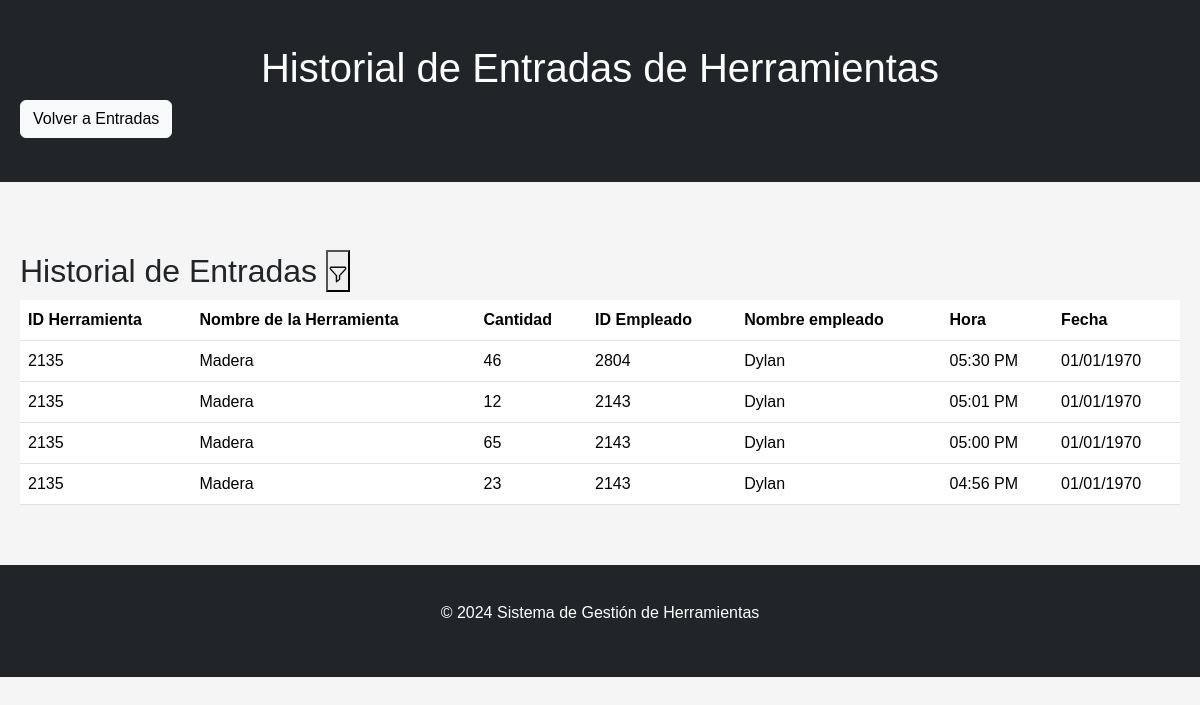
The page /historialEntradaPag.php on the database its author committed.
### tables this page shows
CREATE TABLE `entradas` (
  `Registro` int(11) NOT NULL,
  `IdHerramienta` int(11) NOT NULL,
  `NombreHerramienta` varchar(255) NOT NULL,
  `IdEmpleado` int(11) NOT NULL,
  `NombreEmpleado` varchar(255) NOT NULL,
  `Hora` time NOT NULL,
  `Fecha` date NOT NULL,
  `Cantidad` int(100) NOT NULL
);

CREATE TABLE `herramientas` (
  `Registro` int(11) NOT NULL,
  `IdHerramienta` int(11) NOT NULL,
  `NombreHerramienta` varchar(100) NOT NULL,
  `Cantidad` int(11) NOT NULL
);

### php/historialEntrada.php (the view, shortened to what this page needs)
<?php
include 'conexion.php';
$sql = "SELECT * FROM entradas ORDER BY Fecha DESC, Hora DESC LIMIT 10";
$result = $conn->query($sql);
if ($result) {
if ($result->num_rows > 0) {
    while ($row = $result->fetch_assoc()) {
        echo "<tr>";
        echo "<td>" . $row["IdHerramienta"] . "</td>";
        echo "<td>" . obtenerNombreHerramienta($row["IdHerramienta"], $conn) . "</td>";
        echo "<td>" . $row["Cantidad"] . "</td>";
        echo "<td>" . $row["IdEmpleado"] . "</td>";
        echo "<td>" . $row["NombreEmpleado"] . "</td>";
        echo "<td>" . date("h:i A", strtotime($row["Hora"])) . "</td>";
        echo "<td>" . date("d/m/Y", strtotime($row["Fecha"])) . "</td>";
        echo "</tr>";
    }
} else {
    echo "<tr><td colspan='5'>No se encontraron registros de entrada.</td></tr>";
}
} else {
    echo "<tr><td colspan='5'>Error al obtener los registros de entrada.</td></tr>";
}
function obtenerNombreHerramienta($idHerramienta, $conn) {
    $sql = "SELECT NombreHerramienta FROM herramientas WHERE IdHerramienta = '$idHerramienta'";
    $result = $conn->query($sql);
    if ($result && $result->num_rows > 0) {
        $row = $result->fetch_assoc();
        return $row["NombreHerramienta"];
    } else {
        return "Nombre no encontrado";
    }
}
?>

### historialEntradaPag.php (shortened to what this page needs)
<?php
include 'php/conexion.php';
?>
<!DOCTYPE html>
<html lang="es">
<head>
    <link rel="stylesheet" href="css/bootstrap.min.css">
    <link rel="stylesheet" href="css/styles.css">
</head>
<body>
    <header class="bg-dark text-white py-4">
        <div class="container">
            <h1 class="text-center">Historial de Entradas de Herramientas</h1>
            <a href="entradas.php" class="btn btn-light">Volver a Entradas</a>
        </div>
    </header>
    <main class="mt-4">
        <div class="container">
            <h2 class="mt-4">Historial de Entradas
            <button  onclick="mostrarFormularioFiltro()">
                <img src="sources/iconos/filtro.png" alt="Filtro" style="width: 20px; height: 20px;">
            </button>
            </h2>
            <div class="table-responsive">
                <table class="table">
                    <thead>
                        <tr>
                            <th>ID Herramienta</th>
                            <th>Nombre de la Herramienta</th>
                            <th>Cantidad</th>
                            <th>ID Empleado</th>
                            <th>Nombre empleado</th>
                            <th>Hora</th>
                            <th>Fecha</th>
                        </tr>
                    </thead>
                    <tbody id="historialEntradas">
                        <?php include 'php/historialEntrada.php'; ?>
                    </tbody>
                </table>
            </div>
        </div>
    </main>
    <footer class="bg-dark text-white py-3 mt-4">
        <div class="container">
            <p class="text-center">&copy; <?php echo date("Y"); ?> Sistema de Gestión de Herramientas</p>
        </div>
    </footer>
</body>
</html>

### css/styles.css (style rules this page uses)
* { margin: 0; padding: 0; box-sizing: border-box; }
body { font-family: Arial, sans-serif; background-color: #f5f5f5; }
.container { max-width: 1200px; margin: 0 auto; padding: 20px; }
header { background-color: #333; color: #fff; padding: 20px 0; }
header h1 { text-align: center; }
main { margin-top: 50px; }

### rows shown on the page
entradas: IdHerramienta "2135", IdHerramienta.NombreHerramienta "Madera", Cantidad "46", IdEmpleado "2804", NombreEmpleado "Dylan", Hora "05:30 PM", Fecha "01/01/1970"
entradas: IdHerramienta "2135", IdHerramienta.NombreHerramienta "Madera", Cantidad "12", IdEmpleado "2143", NombreEmpleado "Dylan", Hora "05:01 PM", Fecha "01/01/1970"
entradas: IdHerramienta "2135", IdHerramienta.NombreHerramienta "Madera", Cantidad "65", IdEmpleado "2143", NombreEmpleado "Dylan", Hora "05:00 PM", Fecha "01/01/1970"
entradas: IdHerramienta "2135", IdHerramienta.NombreHerramienta "Madera", Cantidad "23", IdEmpleado "2143", NombreEmpleado "Dylan", Hora "04:56 PM", Fecha "01/01/1970"
